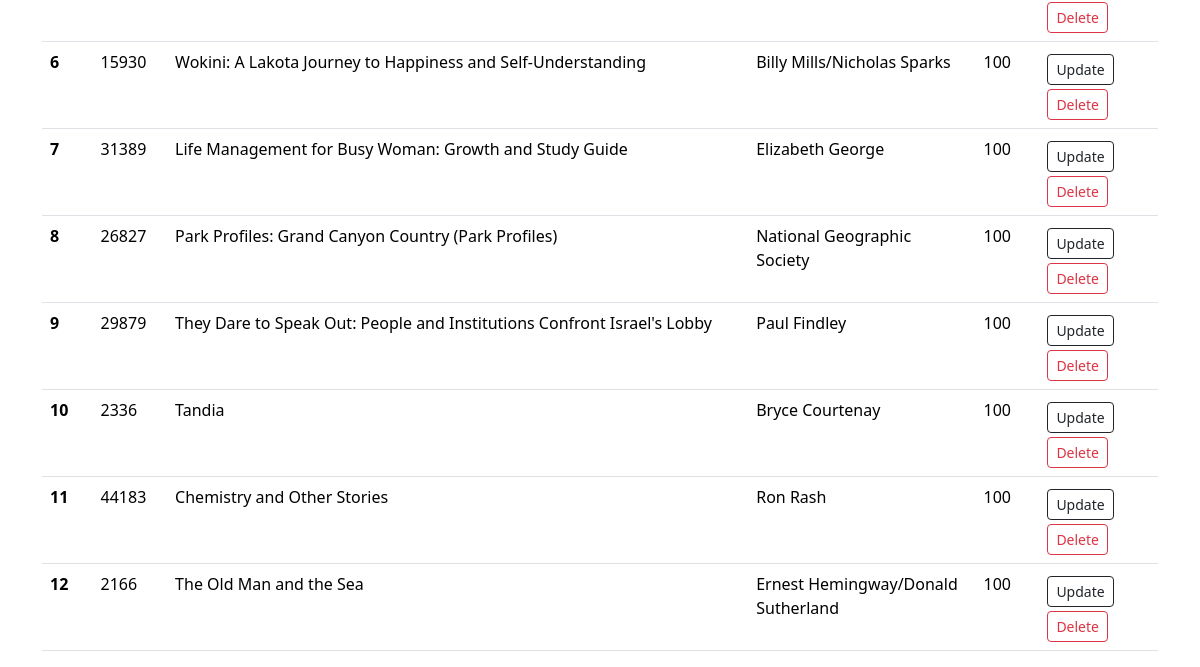
Before: /books (lower part) with the older database file.
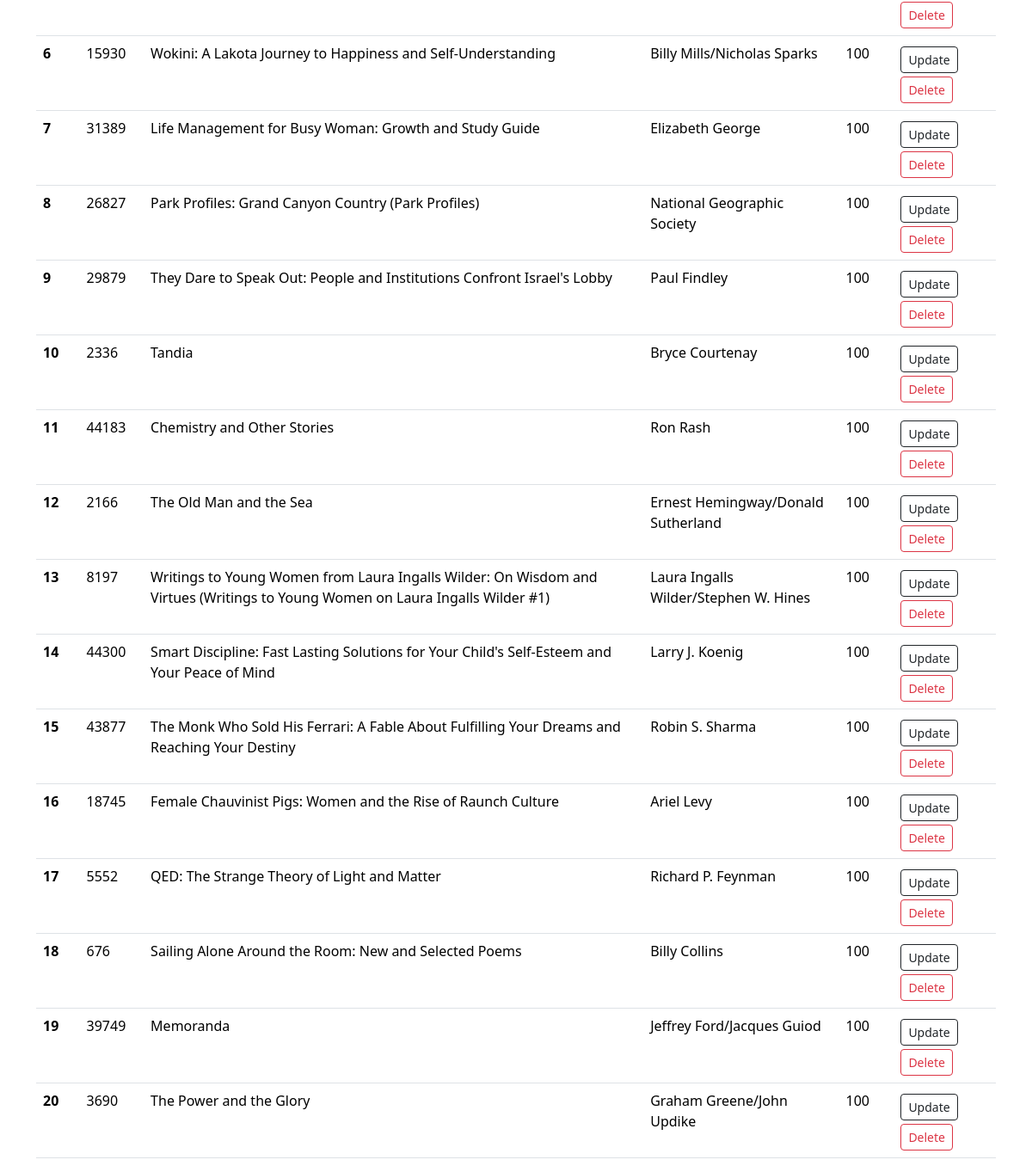
After: the same page with the newer database file.
### app.py (models this page shows)
class Books(db.Model):
    sno = db.Column(db.Integer, primary_key=True)
    bookid = db.Column(db.Integer, nullable=False,unique=True)
    title = db.Column(db.String(200), nullable=False)
    author = db.Column(db.String(500), nullable=False)
    stock = db.Column(db.Integer, nullable=False,default=100)

### app.py (the view, shortened to what this page needs)
@app.route('/<string:table>',methods=['GET','POST'])
def view(table):
    record_class=globals().get(table.capitalize())
    if record_class is None:
        flash("Invalid Operation",'warning')
        return redirect('/')
    else:
        allrecords=record_class.query.all()
        return render_template(f'{table}.html',allrecords=allrecords)

### templates/books.html (shortened to what this page needs)
{% extends 'base.html' %}
{% block body %}
<div class="my-3 container">
    <table class="table">
        <tbody class="table-group-divider">
          {% for records in allrecords  %}
          <tr>
            <th scope="row">{{loop.index}}</th>
            <td>{{records.bookid}}</td>
            <td>{{records.title}}</td>
            <td>{{records.author}}</td>
            <td>{{records.stock}}</td>
            <td>
              <a href="/updaterecord/books/{{records.sno}}" type="button" class="btn btn-outline-dark btn-sm mx-1 my-1">Update</a>
              <a href="/deleterecord/books/{{records.sno}}" type="button" class="btn btn-outline-danger btn-sm mx-1">Delete</a>
          </td>
          </tr>
          {% endfor %}
        </tbody>
      </table>
</div>
{% endblock body %}

### templates/base.html (shortened to what this page needs)
<!DOCTYPE html>
<html lang="en">
<head>
    <link href="https://cdn.jsdelivr.net/npm/bootstrap@5.3.1/dist/css/bootstrap.min.css" rel="stylesheet">
<link rel="stylesheet" href="{{ url_for('static', filename='css/style.css') }}">
</head>
<body>
      <br><br><br>
      {% block body %}
      {% endblock body %}
    </body>
</html>

Changed rows visible on the page:
added Books: bookid "8197", title "Writings to Young Women from Laura Ingalls Wilder: On Wisdom and Virtues (Writings to Young Women on Laura Ingalls Wilder #1)", author "Laura Ingalls Wilder/Stephen W. Hines", stock "100"
added Books: bookid "44300", title "Smart Discipline: Fast Lasting Solutions for Your Child's Self-Esteem and Your Peace of Mind", author "Larry J. Koenig", stock "100"
added Books: bookid "43877", title "The Monk Who Sold His Ferrari: A Fable About Fulfilling Your Dreams and Reaching Your Destiny", author "Robin S. Sharma", stock "100"
added Books: bookid "18745", title "Female Chauvinist Pigs: Women and the Rise of Raunch Culture", author "Ariel Levy", stock "100"
added Books: bookid "5552", title "QED: The Strange Theory of Light and Matter", author "Richard P. Feynman", stock "100"
added Books: bookid "676", title "Sailing Alone Around the Room: New and Selected Poems", author "Billy Collins", stock "100"
added Books: bookid "39749", title "Memoranda", author "Jeffrey Ford/Jacques Guiod", stock "100"
added Books: bookid "3690", title "The Power and the Glory", author "Graham Greene/John Updike", stock "100"
